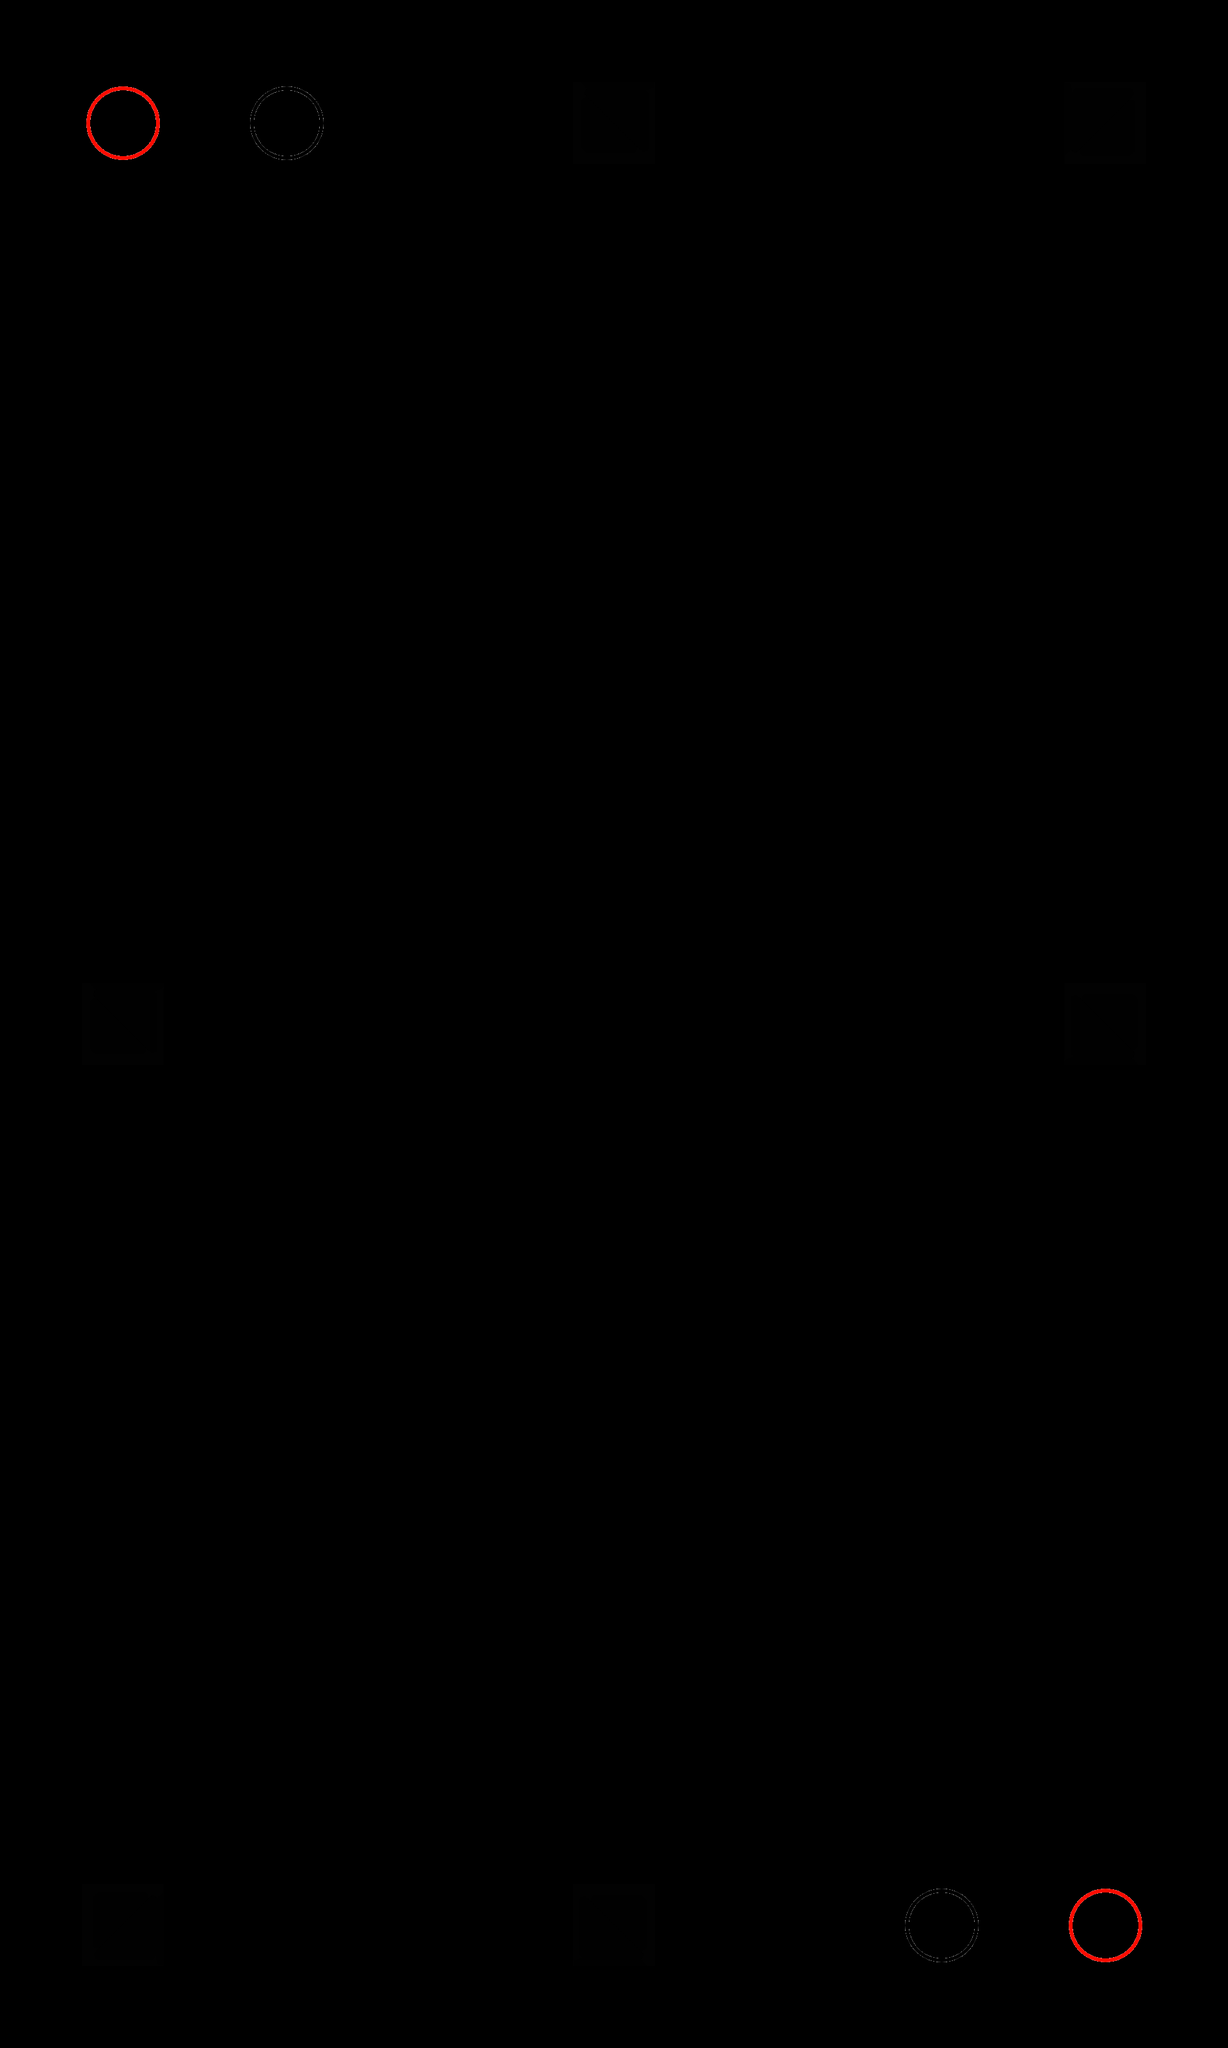

This game map was drawn from its Tiled (.tmx) file and the tilesets committed beside it. A one-line description and the trimmed map source follow:
An orthogonal 15x25 tile map with 128x128 px tiles, 2 tile layers (tilelayer, settingslayer) and 12 objects.

<map version="1.0" tiledversion="1.0.2" orientation="orthogonal" renderorder="right-down" width="15" height="25" tilewidth="128" tileheight="128" nextobjectid="28">
 <tileset firstgid="1" source="untitled.tsx" />
 <layer name="tilelayer" width="15" height="25">
  <data>[375 cells, 12 non-empty, 4 distinct tile ids]</data>
 </layer>
 <layer name="settingslayer" width="15" height="25">
  <properties>
   <property name="ambientlight" type="float" value="0.95" />
   <property name="scale" type="float" value="2" />
  </properties>
  <data>[375 cells, 0 non-empty, 0 distinct tile ids]</data>
 </layer>
 <objectgroup name="mirrors">
  <object id="15" gid="2" x="1664" y="1664" width="128" height="128" />
  <object id="16" gid="2" x="896" y="3072" width="128" height="128" />
  <object id="17" gid="2" x="256" y="3072" width="128" height="128" rotation="-90" />
  <object id="18" gid="2" x="256" y="1536" width="128" height="128" rotation="180" />
  <object id="19" gid="2" x="1024" y="128" width="128" height="128" rotation="180" />
  <object id="20" gid="2" x="1664" y="128" width="128" height="128" rotation="90" />
 </objectgroup>
 <objectgroup name="pelletends">
  <object id="24" gid="4" x="1408" y="3072" width="128" height="128" />
  <object id="25" gid="4" x="384" y="256" width="128" height="128" />
 </objectgroup>
 <objectgroup name="pelletstarts">
  <object id="26" gid="3" x="1664" y="3072" width="128" height="128">
   <properties>
    <property name="firedirections" value="u" />
    <property name="initialdelay" type="float" value="1" />
    <property name="pelletpause" type="float" value="3" />
   </properties>
  </object>
  <object id="27" gid="3" x="128" y="256" width="128" height="128">
   <properties>
    <property name="firedirections" value="d" />
    <property name="initialdelay" type="float" value="1" />
    <property name="pelletpause" type="float" value="3" />
   </properties>
  </object>
 </objectgroup>
 <objectgroup name="trackpoints" />
 <objectgroup name="blocks">
  <object id="22" gid="1" x="896" y="1408" width="128" height="128" />
  <object id="23" gid="1" x="896" y="1920" width="128" height="128" />
 </objectgroup>
 <objectgroup name="toggles" />
 <objectgroup name="wallportals" />
</map>
